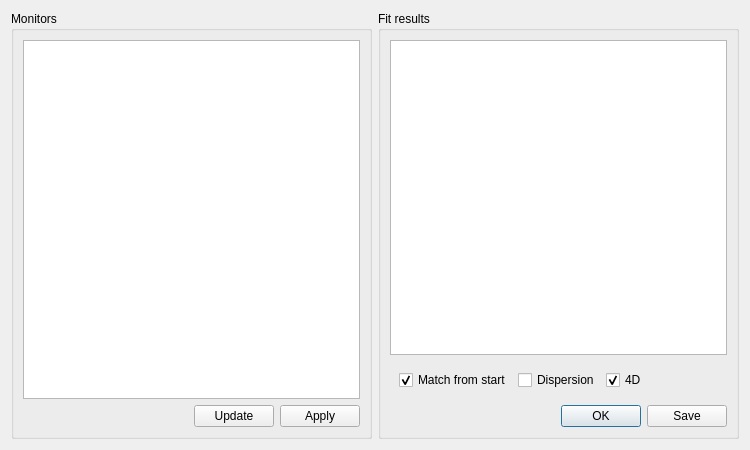
<?xml version="1.0" encoding="UTF-8"?>
<ui version="4.0">
 <class>Dialog</class>
 <widget class="QWidget" name="Dialog">
  <property name="geometry">
   <rect>
    <x>0</x>
    <y>0</y>
    <width>750</width>
    <height>450</height>
   </rect>
  </property>
  <property name="windowTitle">
   <string>Emittance measurement</string>
  </property>
  <layout class="QHBoxLayout">
   <item>
    <widget class="QGroupBox">
     <property name="title">
      <string>Monitors</string>
     </property>
     <layout class="QVBoxLayout">
      <item>
       <widget class="TableView" name="monitorTable"/>
      </item>
      <item>
       <layout class="QHBoxLayout">
        <item>
         <spacer>
          <property name="orientation">
           <enum>Qt::Horizontal</enum>
          </property>
          <property name="sizeHint" stdset="0">
           <size>
            <width>40</width>
            <height>20</height>
           </size>
          </property>
         </spacer>
        </item>
        <item>
         <widget class="QPushButton" name="updateButton">
          <property name="text">
           <string>Update</string>
          </property>
         </widget>
        </item>
        <item>
         <widget class="QPushButton" name="applyButton">
          <property name="text">
           <string>Apply</string>
          </property>
         </widget>
        </item>
       </layout>
      </item>
     </layout>
    </widget>
   </item>
   <item>
    <widget class="QGroupBox">
     <property name="title">
      <string>Fit results</string>
     </property>
     <layout class="QVBoxLayout">
      <item>
       <widget class="TableView" name="resultsTable"/>
      </item>
      <item>
       <widget class="QWidget" name="optionsWidget" native="true">
        <layout class="QHBoxLayout">
         <item>
          <widget class="QCheckBox" name="longCheckBox">
           <property name="text">
            <string>Match from start</string>
           </property>
           <property name="checked">
            <bool>true</bool>
           </property>
          </widget>
         </item>
         <item>
          <widget class="QCheckBox" name="dispersionCheckBox">
           <property name="text">
            <string>Dispersion</string>
           </property>
          </widget>
         </item>
         <item>
          <widget class="QCheckBox" name="couplingCheckBox">
           <property name="text">
            <string>4D</string>
           </property>
           <property name="checked">
            <bool>true</bool>
           </property>
          </widget>
         </item>
         <item>
          <spacer>
           <property name="orientation">
            <enum>Qt::Horizontal</enum>
           </property>
           <property name="sizeHint" stdset="0">
            <size>
             <width>40</width>
             <height>20</height>
            </size>
           </property>
          </spacer>
         </item>
        </layout>
       </widget>
      </item>
      <item>
       <widget class="QDialogButtonBox" name="buttonBox">
        <property name="standardButtons">
         <set>QDialogButtonBox::Ok|QDialogButtonBox::Save</set>
        </property>
       </widget>
      </item>
     </layout>
    </widget>
   </item>
  </layout>
 </widget>
 <customwidgets>
  <customwidget>
   <class>TableView</class>
   <extends>QTableView</extends>
   <header>madgui/widget/tableview.h</header>
  </customwidget>
 </customwidgets>
 <resources/>
 <connections/>
</ui>
